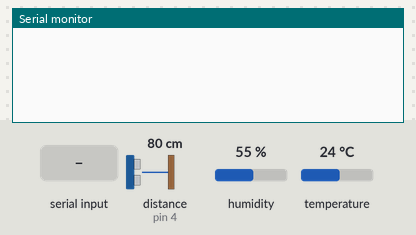
This sketch was run on a simulated Arduino Uno, built with avr-gcc and run on an emulated ATmega328P. Shown: the last lines printed to the serial monitor. Wiring (inferred from the names in the program): ultrasonic range finder: trigger pin 3; echo pin 4. The test bench sets the inputs (shaded band); at power-on: distance to the obstacle (sensor on pin 4) 80 cm, humidity 55 %, temperature 24 °C. The echo pulse lasts 58.3 µs per cm.

Above: at 1.2 s.
1.3 s: "read_temp\n" received over Serial
At 2.2 s:
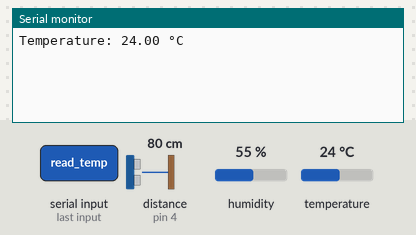
2.8 s: "read_humid\n" received over Serial
At 3.4 s:
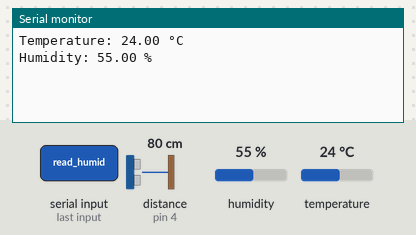
4.3 s: "read_dist\n" received over Serial
At 5.8 s:
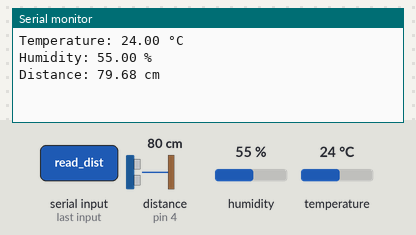

Measured:
- after the input at 1.3 s, the serial monitor: prints a new line at once (image 1)
- after the input at 2.8 s, the serial monitor: prints a new line at once (image 2)
- after the input at 4.3 s, the serial monitor: prints a new line at once (image 3)

The sketch:

Exam2024Q2.ino
```cpp
#include<Arduino.h>
#include<DHT.h>

#define DHT_PIN 2
#define DHT_TYPE DHT11
#define US_TRIG 3
#define US_ECHO 4
#define PROG_DELAY 10

String command = "";
bool displayDone = false;
float humidityP = 0;
float tempC = 0;
long durationMicro = 0;
float distanceCm = 0;

DHT dht(DHT_PIN, DHT_TYPE);

void setup() {
    dht.begin();
    Serial.begin(9600);

    pinMode(US_TRIG, OUTPUT);
    pinMode(US_ECHO, INPUT);
}

void loop() {
    humidityP = dht.readHumidity();
    tempC = dht.readTemperature();
    distanceCm = getDistance();

    if (Serial.available()) {
        command = Serial.readStringUntil('\n');
        displayDone = false;
    }

    if (command == "read_temp" && !displayDone) {
        Serial.print("Temperature: ");
        Serial.print(tempC);
        Serial.println(" °C");

        displayDone = true;
    }

    if (command == "read_humid" && !displayDone) {
        Serial.print("Humidity: ");
        Serial.print(humidityP);
        Serial.println(" %");

        displayDone = true;
    }

    if (command == "read_dist" && !displayDone) {
        Serial.print("Distance: ");
        Serial.print(distanceCm);
        Serial.println(" cm");

        displayDone = true;
    }

    delay(PROG_DELAY);
}

float getDistance() {
    digitalWrite(US_TRIG, LOW);
    delayMicroseconds(2);
    digitalWrite(US_TRIG, HIGH);
    delayMicroseconds(10);
    digitalWrite(US_TRIG, LOW);

    durationMicro = pulseIn(US_ECHO, HIGH);

    return (durationMicro * 0.0343) / 2;
}
```
